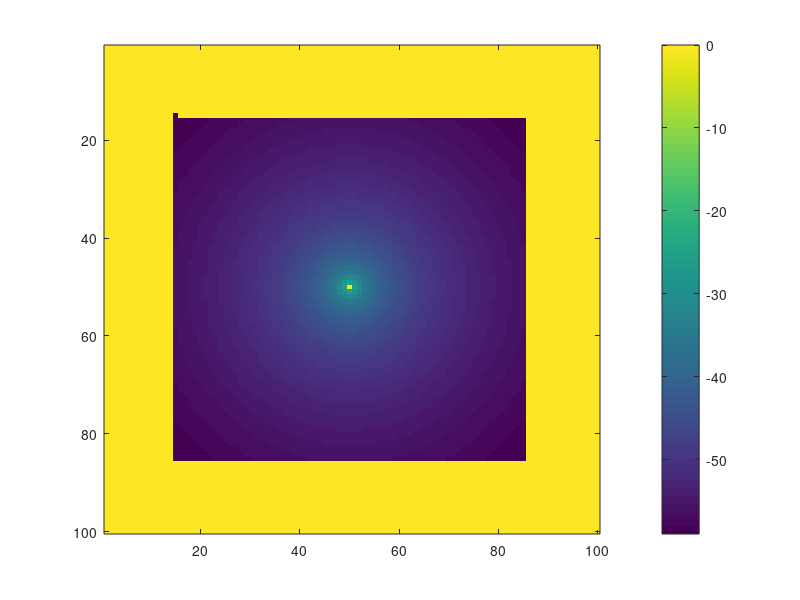

Write MATLAB code to recreate this figure.
function test

global matriz step current limit posx posy vary varx Ptx

matriz = nan(100, 100);
current = 0;
limit = 70;
posx = 50;
posy = 50;
varx = 50;
vary = 50;
Ptx = 15; %  PTx en dBm

matriz = llenar(matriz);
matriz = espiral(matriz, current, limit, posy, posx, vary, varx, Ptx);
matriz
colormap('default')
imagesc(matriz)
colorbar

end

function mtr = llenar(mtr)  %llena matriz con 0's
    
    mtr(1:100,1:100)=0;

end

function mtr = espiral(mtr, current, limit, px, py, vy, vx, Pt)
    
    while current<limit 
        current=current+1;
        step=0;
        while step<current 
            step=step+1;
            [mtr, vx]=right(mtr, vx, vy, px, py, Pt);
        end
        
        step=0;
        while step<current
            step=step+1;
            [mtr, vy]=down(mtr, vx, vy, px, py, Pt);
        end
        
        current=current+1;
        step=0;
        while step<current
            step=step+1;
            [mtr, vx] = left(mtr, vx, vy, px, py, Pt);
        end
        
        step=0;
        while step<current
            step=step+1;
            [mtr, vy] = up(mtr, vx, vy, px, py, Pt);
        end
        
    end

end

function [mtr, vx] = right(mtr, vx, vy, px, py, Pt)
    
    vx=vx+1;
    mtr(vy,vx) = Pt + 20 * log10(0.125/(4*pi*sqrt((vx-px)^2+(vy-py)^2)));

end

function [mtr, vy] = down(mtr, vx, vy, px, py, Pt)

    vy=vy+1;
    mtr(vy,vx) = Pt + 20 * log10(0.125/(4*pi*sqrt((vx-px)^2+(vy-py)^2)));
    
end

function [mtr, vx] = left(mtr, vx, vy, px, py, Pt)

    vx=vx-1;
    mtr(vy,vx) = Pt + 20 * log10(0.125/(4*pi*sqrt((vx-px)^2+(vy-py)^2)));
    
end

function [mtr, vy] = up(mtr, vx, vy, px, py, Pt)

    vy=vy-1;
    mtr(vy,vx) = Pt + 20 * log10(0.125/(4*pi*sqrt((vx-px)^2+(vy-py)^2)));
    
end
